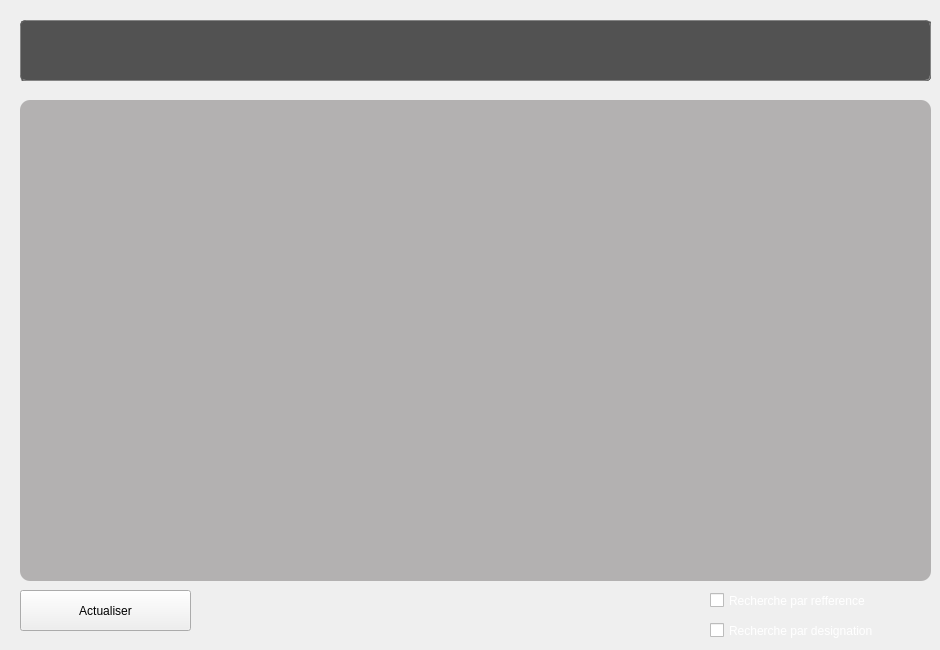
    <widget class="QWidget" name="tab_8">
     <attribute name="title">
      <string>Inventaire</string>
     </attribute>
     <widget class="QTableView" name="tableView_8">
      <property name="geometry">
       <rect>
        <x>20</x>
        <y>100</y>
        <width>911</width>
        <height>481</height>
       </rect>
      </property>
      <property name="styleSheet">
       <string notr="true">background-color:rgb(179,177,177);
color:black;
border-radius:10px;</string>
      </property>
     </widget>
     <widget class="QPushButton" name="recherche_inventaire">
      <property name="geometry">
       <rect>
        <x>790</x>
        <y>30</y>
        <width>131</width>
        <height>41</height>
       </rect>
      </property>
      <property name="text">
       <string>Rechercher</string>
      </property>
     </widget>
     <widget class="QLineEdit" name="lineEdit_recherche_invent">
      <property name="geometry">
       <rect>
        <x>500</x>
        <y>30</y>
        <width>271</width>
        <height>41</height>
       </rect>
      </property>
      <property name="styleSheet">
       <string notr="true">border-radius:20px;
color:white;
background-color:rgb(70,67,67);
border:1px ridge rgb(53,53,53);</string>
      </property>
     </widget>
     <widget class="QPushButton" name="actualise_inventaire">
      <property name="geometry">
       <rect>
        <x>20</x>
        <y>590</y>
        <width>171</width>
        <height>41</height>
       </rect>
      </property>
      <property name="text">
       <string>Actualiser</string>
      </property>
     </widget>
     <widget class="QLabel" name="label_13">
      <property name="geometry">
       <rect>
        <x>30</x>
        <y>30</y>
        <width>161</width>
        <height>41</height>
       </rect>
      </property>
      <property name="styleSheet">
       <string notr="true">color:white;
font: 63 25pt &quot;Agency FB&quot;;
background-color: rgb(82,82,82);</string>
      </property>
      <property name="text">
       <string>Inventaire :</string>
      </property>
     </widget>
     <widget class="QCheckBox" name="checkBox_rechInven_par_reffer">
      <property name="geometry">
       <rect>
        <x>710</x>
        <y>590</y>
        <width>201</width>
        <height>21</height>
       </rect>
      </property>
      <property name="styleSheet">
       <string notr="true">font: 63 11pt 'Yu Gothic UI Semibold';
color: white;</string>
      </property>
      <property name="text">
       <string>Recherche par refference</string>
      </property>
     </widget>
     <widget class="QCheckBox" name="checkBox_2_rechInvent_par_design">
      <property name="geometry">
       <rect>
        <x>710</x>
        <y>620</y>
        <width>211</width>
        <height>21</height>
       </rect>
      </property>
      <property name="styleSheet">
       <string notr="true">font: 63 11pt 'Yu Gothic UI Semibold';
color: white;</string>
      </property>
      <property name="text">
       <string>Recherche par designation</string>
      </property>
     </widget>
     <widget class="QLabel" name="couche1_7">
      <property name="geometry">
       <rect>
        <x>20</x>
        <y>20</y>
        <width>911</width>
        <height>61</height>
       </rect>
      </property>
      <property name="styleSheet">
       <string notr="true">background-color: rgb(82,82,82);
border-radius:5px;
border:1px ridge rgb(88,88,88);</string>
      </property>
      <property name="text">
       <string/>
      </property>
     </widget>
    </widget>
